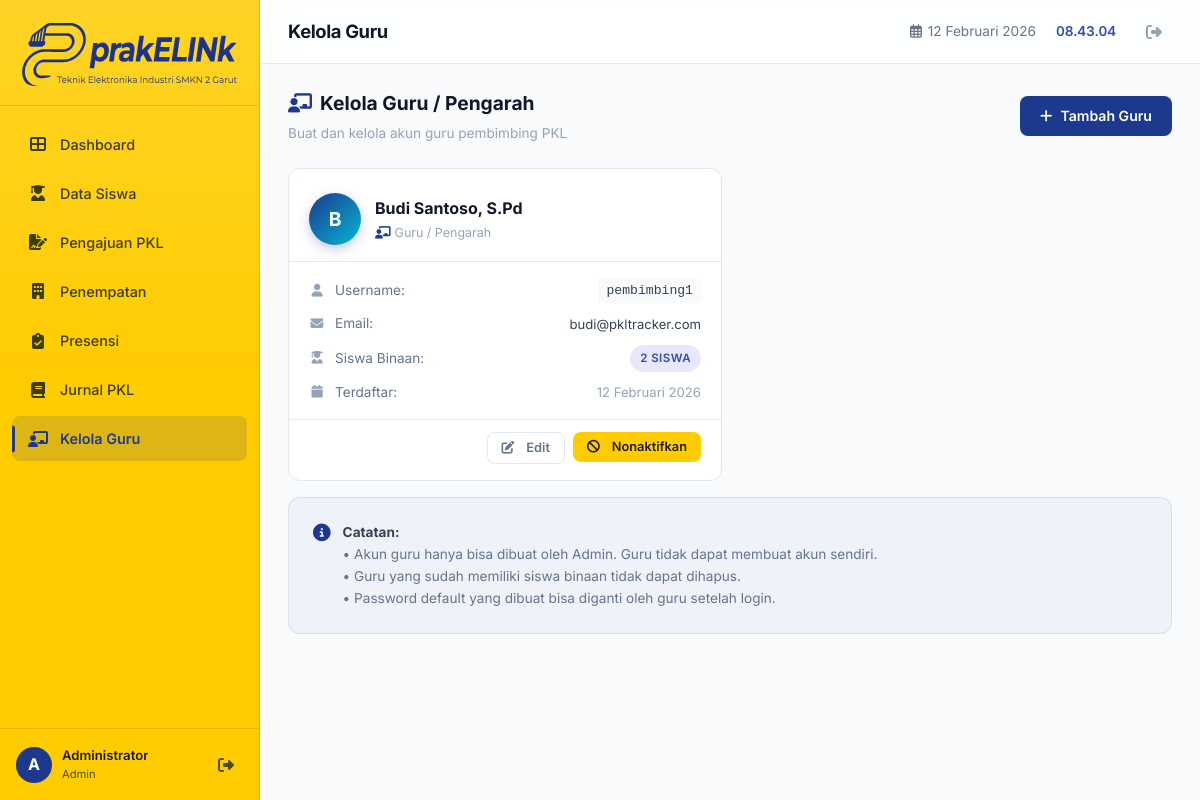
The page /admin/kelola-guru.php (signed in) on the database its author committed.
### tables this page shows
CREATE TABLE IF NOT EXISTS users (
    id INT AUTO_INCREMENT PRIMARY KEY,
    username VARCHAR(50) NOT NULL UNIQUE,
    password VARCHAR(255) NOT NULL,
    nama_lengkap VARCHAR(100) NOT NULL,
    email VARCHAR(100),
    role ENUM('admin', 'pembimbing', 'siswa') NOT NULL DEFAULT 'siswa',
    foto VARCHAR(255) DEFAULT NULL,
    is_active TINYINT(1) DEFAULT 1,
    created_at TIMESTAMP DEFAULT CURRENT_TIMESTAMP,
    updated_at TIMESTAMP DEFAULT CURRENT_TIMESTAMP ON UPDATE CURRENT_TIMESTAMP
);

### config/app.php (called while the page is built, shortened)
<?php
function formatTanggal($date)
{
    $bulan = [
        1 => 'Januari',
        'Februari',
        'Maret',
        'April',
        'Mei',
        'Juni',
        'Juli',
        'Agustus',
        'September',
        'Oktober',
        'November',
        'Desember'
    ];
    $dt = new DateTime($date);
    return $dt->format('d') . ' ' . $bulan[(int) $dt->format('m')] . ' ' . $dt->format('Y');
}

### admin/kelola-guru.php (the view, shortened to what this page needs)
<?php
$db = getDB();
$guruList = $db->query("
    SELECT u.*,
           (SELECT COUNT(*) FROM siswa s WHERE s.pembimbing_id = u.id) as jumlah_siswa
    FROM users u
    WHERE u.role = 'pembimbing'
    ORDER BY u.created_at DESC
")->fetchAll();
include __DIR__ . '/../includes/header.php';
include __DIR__ . '/../includes/sidebar.php';
?>
<main class="main-content">
    <?php include __DIR__ . '/../includes/topbar.php'; ?>
    <div class="d-flex align-center justify-between mb-3" style="flex-wrap:wrap;gap:12px;">
        <div>
            <h2 style="font-size:1.2rem;font-weight:700;color:var(--text-heading);margin-bottom:4px;">
                <i class="fas fa-chalkboard-teacher" style="margin-right:8px;color:var(--primary);"></i>Kelola Guru /
                Pengarah
            </h2>
            <p style="font-size:.85rem;color:var(--text-muted);">Buat dan kelola akun guru pembimbing PKL</p>
        </div>
        <button class="btn btn-primary" onclick="openModal('addGuruModal')">
            <i class="fas fa-plus"></i> Tambah Guru
        </button>
    </div>
    <?php if (empty($guruList)): ?>
        <div class="card animate-item" style="text-align:center;padding:50px 24px;">
            <i class="fas fa-user-slash" style="font-size:2.5rem;margin-bottom:12px;color:var(--border-light);"></i>
            <h3 style="font-size:1rem;color:var(--text-muted);font-weight:500;margin-bottom:4px;">Belum ada akun guru</h3>
            <p style="font-size:.85rem;color:var(--text-muted);">Klik "Tambah Guru" untuk membuat akun guru baru.</p>
        </div>
    <?php else: ?>
        <div style="display:grid;grid-template-columns:repeat(auto-fill,minmax(320px,1fr));gap:16px;">
            <?php foreach ($guruList as $guru): ?>
                <div class="card animate-item"
                    style="padding:0;overflow:hidden;position:relative;<?= !$guru['is_active'] ? 'opacity:0.7;' : '' ?>">
                    <div
                        style="padding:24px 20px 16px;display:flex;align-items:center;gap:14px;border-bottom:1px solid var(--border);">
                        <div
                            style="width:52px;height:52px;border-radius:50%;background:linear-gradient(135deg,var(--primary),var(--accent));display:flex;align-items:center;justify-content:center;color:white;font-weight:700;font-size:1.2rem;flex-shrink:0;box-shadow:0 4px 12px rgba(28,57,142,0.25);">
                            <?= strtoupper(substr($guru['nama_lengkap'], 0, 1)) ?>
                        </div>
                        <div style="flex:1;min-width:0;">
                            <div style="font-weight:700;font-size:1rem;color:var(--text-heading);white-space:nowrap;overflow:hidden;text-overflow:ellipsis;"
                                title="<?= htmlspecialchars($guru['nama_lengkap']) ?>">
                                <?= htmlspecialchars($guru['nama_lengkap']) ?>
                            </div>
                            <div style="font-size:.78rem;color:var(--text-muted);margin-top:2px;">
                                <i class="fas fa-chalkboard-teacher" style="margin-right:4px;color:var(--primary);"></i>Guru /
                                Pengarah
                            </div>
                        </div>
                    </div>
                    <div style="padding:16px 20px;">
                        <div style="display:flex;flex-direction:column;gap:10px;font-size:.85rem;">
                            <div style="display:flex;align-items:center;gap:10px;">
                                <i class="fas fa-user"
                                    style="width:16px;text-align:center;color:var(--text-muted);font-size:.8rem;"></i>
                                <span style="color:var(--text-secondary);">Username:</span>
                                <code
                                    style="background:var(--bg-input);padding:2px 8px;border-radius:4px;font-size:.82rem;margin-left:auto;"><?= htmlspecialchars($guru['username']) ?></code>
                            </div>
                            <div style="display:flex;align-items:center;gap:10px;">
                                <i class="fas fa-envelope"
                                    style="width:16px;text-align:center;color:var(--text-muted);font-size:.8rem;"></i>
                                <span style="color:var(--text-secondary);">Email:</span>
                                <span
                                    style="margin-left:auto;color:var(--text);font-size:.82rem;"><?= $guru['email'] ? htmlspecialchars($guru['email']) : '<span style="color:var(--text-muted);">—</span>' ?></span>
                            </div>
                            <div style="display:flex;align-items:center;gap:10px;">
                                <i class="fas fa-user-graduate"
                                    style="width:16px;text-align:center;color:var(--text-muted);font-size:.8rem;"></i>
                                <span style="color:var(--text-secondary);">Siswa Binaan:</span>
                                <span class="badge badge-primary" style="margin-left:auto;"><?= $guru['jumlah_siswa'] ?>
                                    siswa</span>
                            </div>
                            <div style="display:flex;align-items:center;gap:10px;">
                                <i class="fas fa-calendar"
                                    style="width:16px;text-align:center;color:var(--text-muted);font-size:.8rem;"></i>
                                <span style="color:var(--text-secondary);">Terdaftar:</span>
                                <span
                                    style="margin-left:auto;font-size:.82rem;color:var(--text-muted);"><?= formatTanggal($guru['created_at']) ?></span>
                            </div>
                        </div>
                    </div>
                    <div
                        style="padding:12px 20px 16px;border-top:1px solid var(--border);display:flex;gap:8px;justify-content:flex-end;">
                        <button class="btn btn-outline btn-sm" title="Edit" onclick='editGuru(<?= json_encode([
                            "id" => $guru["id"],
                            "username" => $guru["username"],
                            "nama_lengkap" => $guru["nama_lengkap"],
                            "email" => $guru["email"] ?? ""
                        ]) ?>)'>
                            <i class="fas fa-edit" style="margin-right:4px;"></i> Edit
                        </button>
                        <form method="POST" style="display:inline;" onsubmit="return confirm('Ubah status akun ini?')">
                            <button type="submit" class="btn btn-sm <?= $guru['is_active'] ? 'btn-warning' : 'btn-success' ?>"
                                title="<?= $guru['is_active'] ? 'Nonaktifkan' : 'Aktifkan' ?>">
                                <i class="fas <?= $guru['is_active'] ? 'fa-ban' : 'fa-check' ?>" style="margin-right:4px;"></i>
                                <?= $guru['is_active'] ? 'Nonaktifkan' : 'Aktifkan' ?>
                            </button>
                        </form>
                    </div>
                </div>
            <?php endforeach; ?>
        </div>
    <?php endif; ?>
    <div class="card mt-2 animate-item" style="background:rgba(28,57,142,0.04);border-color:rgba(28,57,142,0.1);">
        <div style="display:flex;align-items:flex-start;gap:12px;">
            <i class="fas fa-info-circle" style="color:var(--primary);font-size:1.1rem;margin-top:2px;"></i>
            <div style="font-size:.85rem;color:var(--text-secondary);">
                <strong style="color:var(--text);">Catatan:</strong><br>
                • Akun guru hanya bisa dibuat oleh Admin. Guru tidak dapat membuat akun sendiri.<br>
                • Guru yang sudah memiliki siswa binaan tidak dapat dihapus.<br>
                • Password default yang dibuat bisa diganti oleh guru setelah login.
            </div>
        </div>
    </div>
</main>
<?php include __DIR__ . '/../includes/footer.php'; ?>

### assets/css/style.css (style rules this page uses)
:root { --primary: #1c398e; --primary-light: #2e4faf; --primary-dark: #142a6b; --primary-glow: rgba(28, 57, 142, 0.3); --accent: #06b6d4; --accent-light: #22d3ee; --accent-glow: rgba(6, 182, 212, 0.25); --success: #10b981; --success-light: #34d399; --warning: #ffcc00; --warning-light: #b38f00; --danger: #ef4444; --danger-light: #f87171; --info: #3b82f6; --bg-body: #f8fafc; --bg-sidebar: #ffffff; --bg-card: #ffffff; --bg-card-hover: #f1f5f9; --bg-input: #f8fafc; --bg-topbar: rgba(255, 255, 255, 0.85); --border: #e2e8f0; --border-light: #cbd5e1; --text: #334155; --text-secondary: #64748b; --text-muted: #94a3b8; --text-heading: #0f172a; --sidebar-width: 260px; --topbar-height: 64px; --radius: 12px; --radius-sm: 8px; --radius-lg: 16px; --shadow-sm: 0 1px 2px 0 rgba(0, 0, 0, 0.05); --shadow-md: 0 4px 6px -1px rgba(0, 0, 0, 0.1), 0 2px 4px -1px rgba(0, 0, 0, 0.06); --shadow-lg: 0 10px 15px -3px rgba(0, 0, 0, 0.1), 0 4px 6px -2px rgba(0, 0, 0, 0.05); --shadow-glow: 0 0 20px rgba(99, 102, 241, 0.2); --transition: all 0.3s cubic-bezier(0.4, 0, 0.2, 1); --transition-fast: all 0.15s ease; }
*, *::before, *::after { margin: 0; padding: 0; box-sizing: border-box; }
html { scroll-behavior: smooth; }
body { font-family: 'Inter', -apple-system, BlinkMacSystemFont, 'Segoe UI', Roboto, sans-serif; background: var(--bg-body); color: var(--text); line-height: 1.6; -webkit-font-smoothing: antialiased; -moz-osx-font-smoothing: grayscale; overflow-x: hidden; }
.main-content { flex: 1; margin-left: var(--sidebar-width); padding: calc(var(--topbar-height) + 24px) 28px 28px; transition: var(--transition); min-height: 100vh; }
.card { background: var(--bg-card); border: 1px solid var(--border); border-radius: var(--radius); padding: 24px; transition: var(--transition); position: relative; overflow: hidden; }
.btn { display: inline-flex; align-items: center; justify-content: center; gap: 8px; padding: 10px 20px; font-family: inherit; font-size: 0.88rem; font-weight: 600; border: none; border-radius: var(--radius-sm); cursor: pointer; transition: var(--transition); white-space: nowrap; text-decoration: none; line-height: 1.4; }
.btn-primary { background: var(--primary); color: white; }
.btn-warning { background: var(--warning); color: #1a1a1a; }
.btn-outline { background: transparent; border: 1px solid var(--border); color: var(--text-secondary); }
.btn-sm { padding: 6px 14px; font-size: 0.8rem; }
.badge { display: inline-flex; align-items: center; padding: 4px 10px; font-size: 0.72rem; font-weight: 600; border-radius: 20px; text-transform: uppercase; letter-spacing: 0.04em; }
.badge-primary { background: rgba(99, 102, 241, 0.15); color: var(--primary-light); }
.mb-3 { margin-bottom: 24px; }
.mt-2 { margin-top: 16px; }
.d-flex { display: flex; }
.align-center { align-items: center; }
.justify-between { justify-content: space-between; }
.animate-item { animation: slideUp 0.4s ease forwards; opacity: 0; }
.animate-item:nth-child(1) { animation-delay: 0.05s; }
.animate-item:nth-child(4) { animation-delay: 0.2s; }

### rows shown on the page
users: nama_lengkap "B", nama_lengkap "Budi Santoso, S.Pd", username "pembimbing1", email "budi@pkltracker.com", jumlah_siswa "2", created_at "12 Februari 2026", is_active 1 (drawn)

### other values the page prints
$item['label'] "Dashboard"
$item['label'] "Data Siswa"
$item['label'] "Pengajuan PKL"
$item['label'] "Penempatan"
$item['label'] "Presensi"
$item['label'] "Jurnal PKL"
$item['label'] "Kelola Guru"
substr($user['nama_lengkap'] ?? 'U', 0, 1) "A"
$user['nama_lengkap'] "Administrator"
$roleLabel "Admin"
$pageTitle "Kelola Guru"
